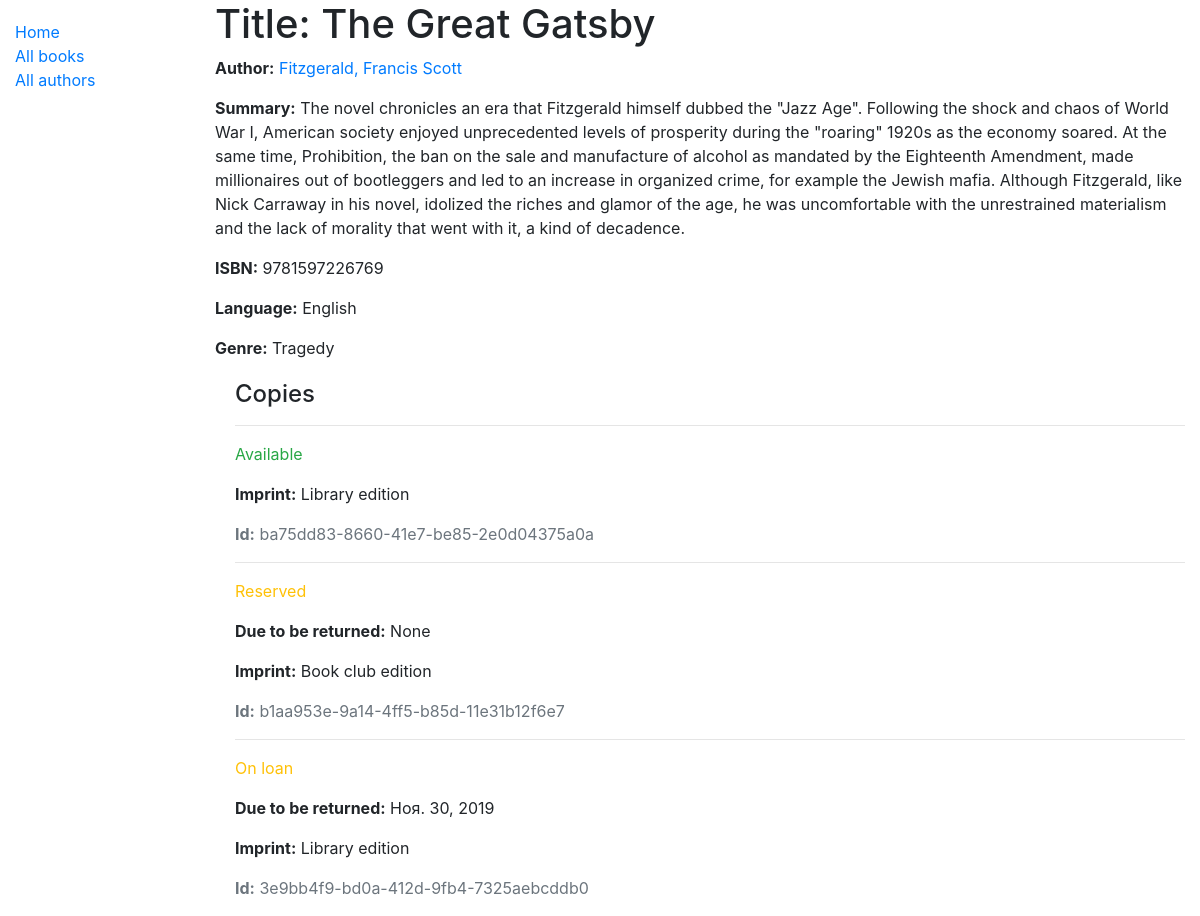
/catalog/book/1, run on the app's committed database.
### catalog/models.py (models this page shows, shortened)
class Book(models.Model):
    title = models.CharField(max_length=200)
    author = models.ForeignKey("Author", on_delete=models.SET_NULL, null=True)
    summary = models.TextField(max_length=1000, help_text="Enter a brief description of the book")
    isbn = models.CharField(
        "ISBN",
        max_length=13,
        help_text="13 Character <a href=\"https://www.isbn-international.org/content/what-isbn\">ISBN number</a>",
        )
    genre = models.ManyToManyField(Genre, help_text="Select a genre for this book")
    language = models.ForeignKey(Language, on_delete=models.SET_NULL, null=True)
    def display_genre(self):
        """Create a string for the Genre. This is required to display genre in Admin."""
        return ', '.join(genre.name for genre in self.genre.all()[:3])
    display_genre.short_description = 'Genre'

class Author(models.Model):
    first_name = models.CharField(max_length=100)
    last_name = models.CharField(max_length=100)
    date_of_birth = models.DateField(null=True, blank=True)
    date_of_death = models.DateField('Died', null=True, blank=True)
    class Meta:
        ordering = ['last_name', 'first_name']
    def __str__(self):
        return f'{self.last_name}, {self.first_name}'

class Language(models.Model):
    name = models.CharField(max_length=200,
                            help_text="Enter the book's natural language (e.g. English, French, Japanese etc.)")
    def __str__(self):
        return self.name

class Genre(models.Model):
    name = models.CharField(max_length=200, help_text="Enter a book genre (e.g. Science Fiction, French Poetry etc.)")
    def __str__(self):
        return self.name

class Bookinstance(models.Model):
    id = models.UUIDField(primary_key=True, default=uuid.uuid4, help_text='Unique ID for this particular book across whole library')
    book = models.ForeignKey(Book, on_delete=models.SET_NULL, null=True)
    imprint = models.CharField(max_length=200)
    due_back = models.DateField(null=True, blank=True)
    LOAN_STATUS = (
        ('m', 'Maintenance'),
        ('o', 'On loan'),
        ('a', 'Available'),
        ('r', 'Reserved'),
    )
    status = models.CharField(max_length=1, choices=LOAN_STATUS, blank=True, default='m', help_text='Book availability')
    class Meta:
        ordering = ['due_back']

### catalog/views.py (the view)
# urls.py: path('book/<int:pk>', views.BookDetailView.as_view(), name='book-detail'),
class BookDetailView(generic.DetailView):
    model = Book

### catalog/templates/catalog/book_detail.html
{% extends 'base_generic.html' %}
{% block content %}
  <h1>Title: {{ book.title }}</h1>
  <p><strong>Author:</strong> <a href="{% url 'author-detail' book.author.pk %}">{{ book.author }}</a></p>
  <p><strong>Summary:</strong> {{ book.summary }}</p>
  <p><strong>ISBN:</strong> {{ book.isbn }}</p>
  <p><strong>Language:</strong> {{ book.language }}</p>
  <p><strong>Genre:</strong> {{ book.genre.all|join:", " }}</p>
  <div style="margin-left:20px;margin-top:20px">
    <h4>Copies</h4>
    {% for copy in book.bookinstance_set.all %}
      <hr>
      <p class="{% if copy.status == 'a' %}text-success{% elif copy.status == 'm' %}text-danger{% else %}text-warning{% endif %}">{{ copy.get_status_display }}</p>
      {% if copy.status != 'a' %}
        <p><strong>Due to be returned:</strong> {{copy.due_back}}</p>
      {% endif %}
      <p><strong>Imprint:</strong> {{copy.imprint}}</p>
      <p class="text-muted"><strong>Id:</strong> {{copy.id}}</p>
    {% endfor %}
  </div>
{% endblock %}

### data on the page
Book: title "The Great Gatsby", author "Fitzgerald, Francis Scott", summary "The novel chronicles an era that Fitzgerald himself dubbed the \"Jazz Age\". Following the shock and chaos of World War I, American society enjoyed unprecedented levels of prosperity during the \"roaring\" 1920s as the economy soared. At the same time, Prohibition, the ban on the sale and manufacture of alcohol as mandated by the Eighteenth Amendment, made millionaires out of bootleggers and led to an increase in organized crime, for example the Jewish mafia. Although Fitzgerald, like Nick Carraway in his novel, idolized the riches and glamor of the age, he was uncomfortable with the unrestrained materialism and the lack of morality that went with it, a kind of decadence.", isbn "9781597226769", language "English", genre.all "Tragedy"
Bookinstance: status "Available", imprint "Library edition", id "ba75dd83-8660-41e7-be85-2e0d04375a0a"
Bookinstance: status "Reserved", due_back "None", imprint "Book club edition", id "b1aa953e-9a14-4ff5-b85d-11e31b12f6e7"
Bookinstance: status "On loan", due_back "Ноя. 30, 2019", imprint "Library edition", id "3e9bb4f9-bd0a-412d-9fb4-7325aebcddb0"
